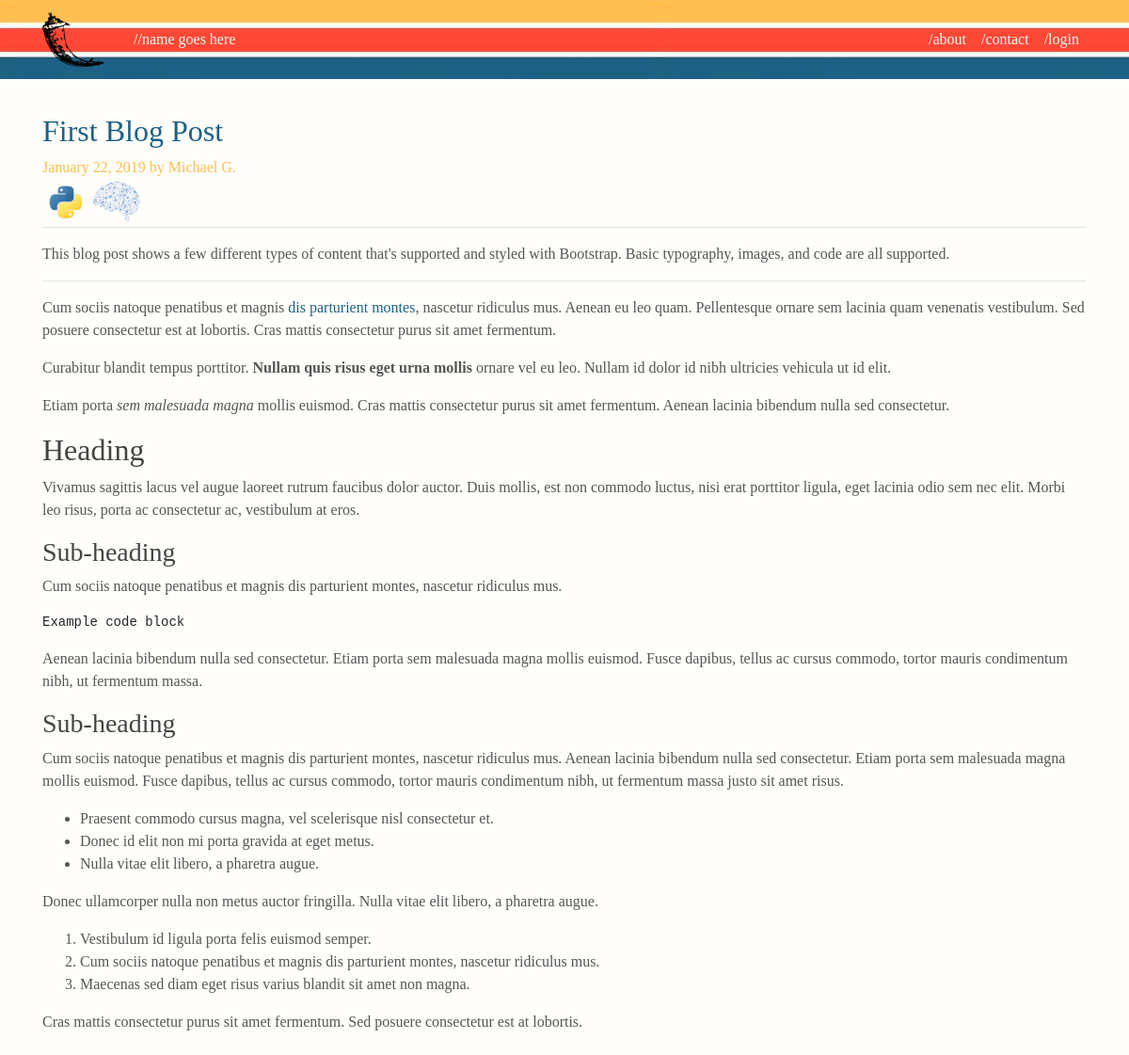
The page /post/first-blog-post on the database as committed earlier.
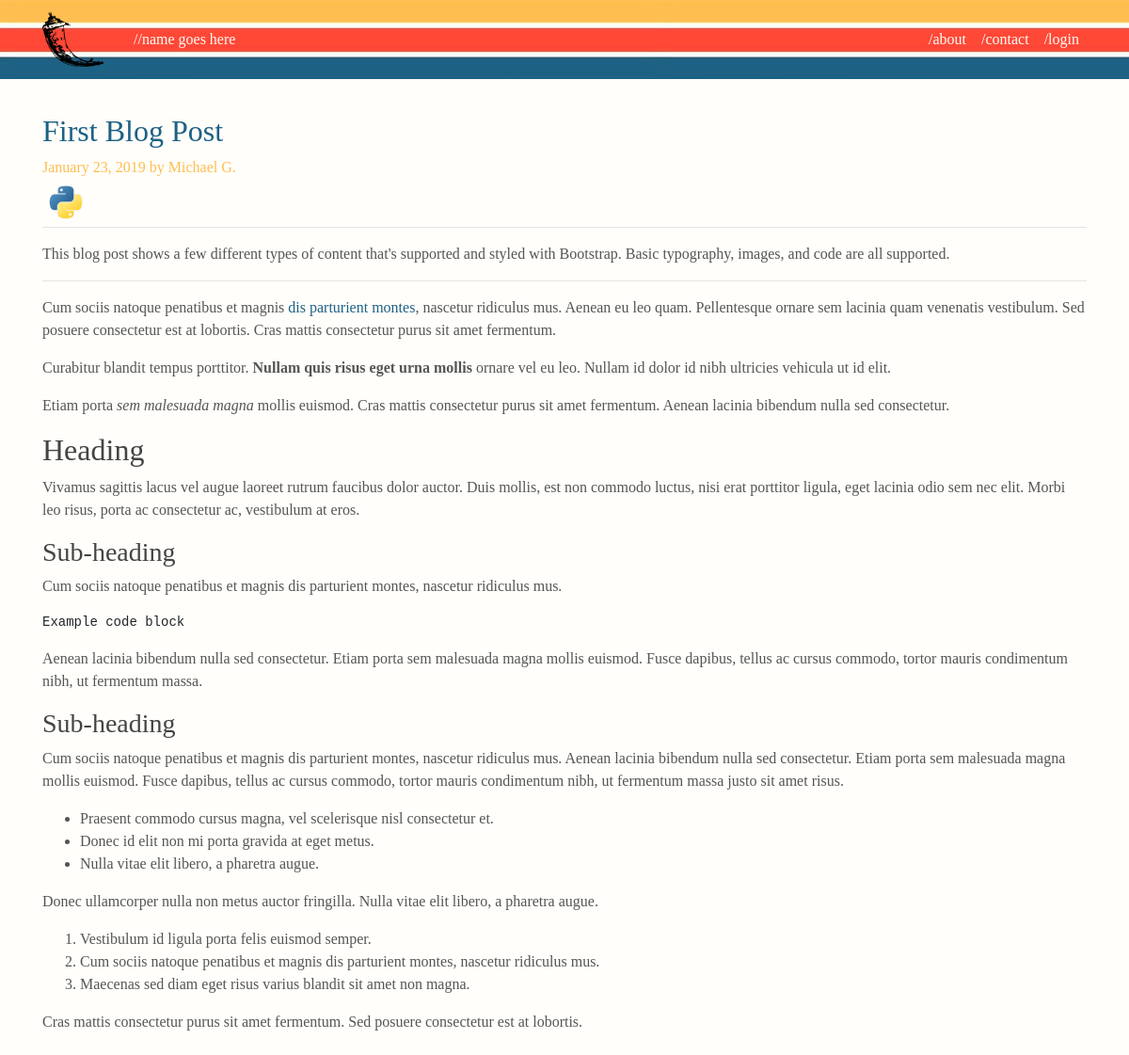
The same page on the database as committed later.
### personal_blog/models.py (models this page shows, shortened)
class Post(ResourceMixin, db.Model):
    id = db.Column(db.Integer, primary_key=True)
    title = db.Column(db.String(100), nullable=False)
    slug = db.Column(db.String(100), unique=True, nullable=False)
    date_posted = db.Column(db.DateTime, nullable=False, default=datetime.utcnow)
    content = db.Column(db.Text, nullable=False)
    user_id = db.Column(db.Integer, db.ForeignKey('user.id'), nullable=False)
    tags = db.relationship('Tag', secondary=posts_and_tags, lazy='subquery', backref=db.backref('pages', lazy=True))

class Tag(ResourceMixin, db.Model):
    id = db.Column(db.Integer, primary_key=True)
    slug = db.Column(db.String(20), unique=True, nullable=False)
    tag_name = db.Column(db.String(20), unique=True, nullable=False)
    image_file = db.Column(db.String(20), nullable=False, default='default.jpg')

### personal_blog/routes.py (the view)
@app.route("/post/<slug>")
def post(slug):
    post = Post.query.filter_by(slug=slug).first_or_404()
    print(post)
    return render_template('post.html', title=post.title, post=post)

### personal_blog/lib/util_sqlalchemy.py (called while the page is built)
    def __str__(self):
        obj_id = hex(id(self))
        columns = self.__table__.c.keys()
        values = ', '.join("%s=%r" % (n, getattr(self, n)) for n in columns)
        return '<%s %s(%s)>' % (obj_id, self.__class__.__name__, values)

### personal_blog/templates/post.html (shortened to what this page needs)
{% extends "layout.html" %} {% block content %}
<div class="row" id="blog_post">
    <div class="blog-post">
        <div class="row">
            <article class="media content-section">
                <div class="col-sm-12 blog-main">
                    <div class="media-body">
                        <div class="article-metadata">
                            <h2> <a href="{{ url_for('post', slug=post.slug) }}">{{ post.title }}</a></h2>
                            <p class="blog-post-meta">{{ post.date_posted.strftime('%B %d, %Y') }} by {{ post.author.alias }} </p>
                            {% for tag in post.tags %}
                            <a href="{{ url_for('tag_posts', slug=tag.slug) }}" , title="{{ tag.tag_name }}">
                                <img class="img-fluid rounded-circle article-img" src="{{ url_for('static', filename='tag_pics/' + tag.image_file) }}">
                            </a>
                            {% endfor %}
                        </div>
                        <p class="article-content">{{ post.content|safe }}</p>
                    </div>
            </article>
            </div>
        </div>
    </div>
    {% endblock content %}

Rows that differ between the two databases and show on the page:
no longer on this page (row edited): Tag: image_file (picture)
changed Post "First Blog Post": date_posted "January 22, 2019" → "January 23, 2019"
